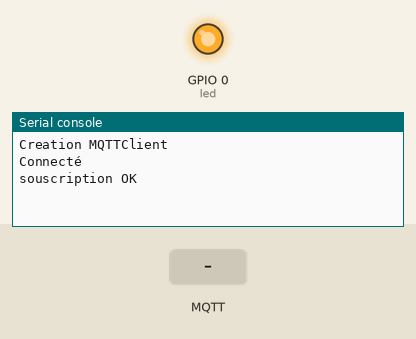
Recording of a program running on a simulated ESP8266 board running MicroPython. Parts: output pins drawn as LEDs (lit = HIGH), the last lines printed to the serial console. The test bench sets the inputs (shaded band). No MQTT or app messages arrive unless stated.

Above: at 1.3 s.
1.4 s: MQTT message "cmd/led" arrives on the first subscribed topic
At 2.6 s:
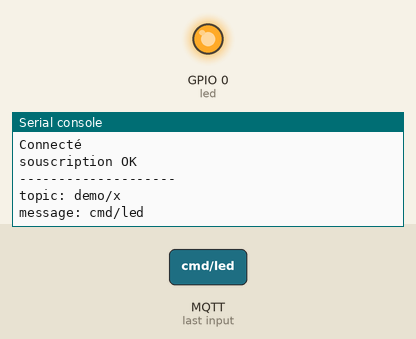
2.9 s: MQTT message "off" arrives on the first subscribed topic
At 4.0 s:
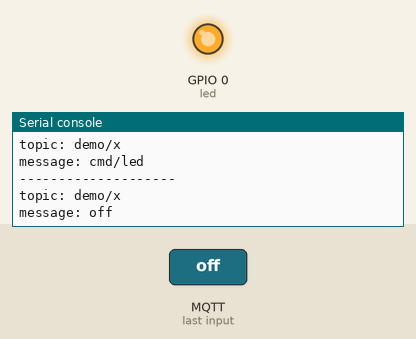
4.4 s: MQTT message "1" arrives on the first subscribed topic
At 5.2 s:
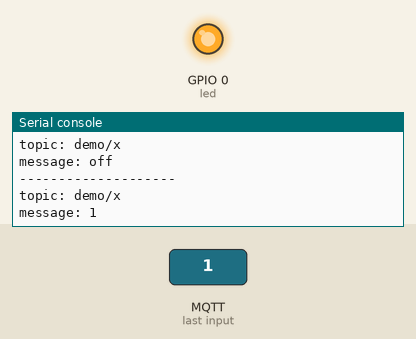

The program:

mqtt_sub.py
```python
""" La Maison Pythonic - souscription sur broker MQTT depuis MicroPython """
import time
from network import WLAN
from machine import Pin
from umqtt.simple import MQTTClient
from ubinascii import hexlify
import sys

CLIENT_ID = "demo-sub"

MQTT_SERVER = "192.168.1.210"

# Mettre a None si pas utile
MQTT_USER = 'pusr103'
MQTT_PSWD = '21052017'

led = Pin( 0, Pin.OUT )
led.value( 1 ) # eteindre

def sub_cb( topic, msg ):
	""" fonction de rappel pour souscription MQTT """
	t = topic.decode('utf8')
	m = msg.decode('utf8')
	print( '-'*20 )
	print( 'topic: %s' % t )
	print( 'message: %s' % m )

	if t == 'cmd/led':
		print( "changement etat led")
		# LED en logique inversée
		led.value( 1 if m=="off" else 0 )

print( "Creation MQTTClient")
q = MQTTClient( client_id = CLIENT_ID, server = MQTT_SERVER, user = MQTT_USER, password = MQTT_PSWD )
q.set_callback( sub_cb )

if q.connect() != 0:
	print( "erreur connexion" )
	sys.exit()
print( "Connecté" )

q.subscribe( 'demo/#' )
q.subscribe( 'cmd/led' )
print( "souscription OK" )

# annonce connexion objet
sMac = hexlify( WLAN().config( 'mac' ) ).decode()
q.publish( "connect/%s" % CLIENT_ID , sMac )

# Boucle de traitement
while True:
	# traitement message MQTT (BLOQUANT)
	q.wait_msg()

	# traitment message MQTT (NON BLOQUANT)
	# q.check_msg()

q.disconnect()
```

Measured:
- after the input at 1.4 s, the serial console: prints a new line at once (image 1)
- after the input at 2.9 s, the serial console: prints a new line at once (image 2)
- after the input at 4.4 s, the serial console: prints a new line at once (image 3)
